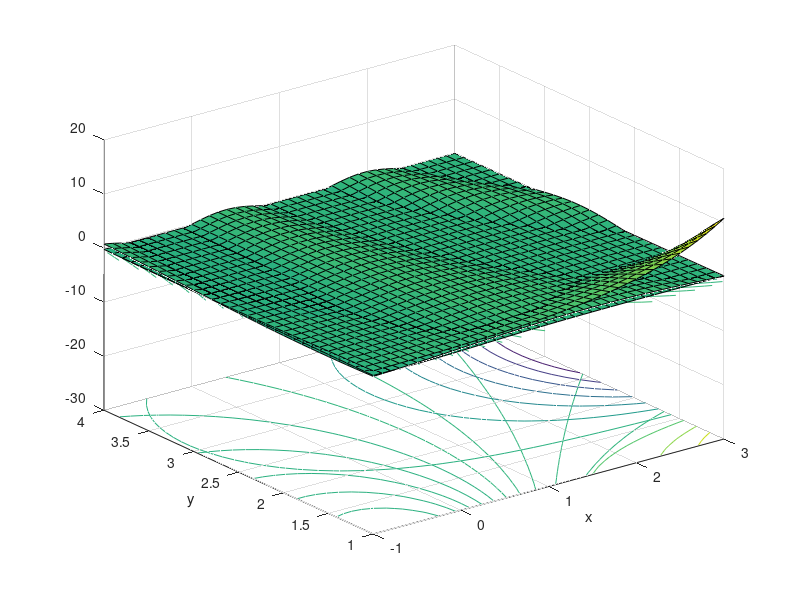

This figure's MATLAB source:
%Code from homework assignment

x = -1:0.1:3;
y = 1:0.1:4;
[X,Y] = meshgrid(x,y);

%A
Z = sin(X.*Y);
HW6Q8APlot = figure('Name','Question #8'); figure(HW6Q8APlot);
surfc(X,Y,Z); hold on;
xlabel('x'); ylabel('y');

%B
Z = exp(X).*cos(Y);
surfc(X,Y,Z);

%C
Z = (X-Y)./(1+(X.^2)+(Y.^2));
surfc(X,Y,Z);